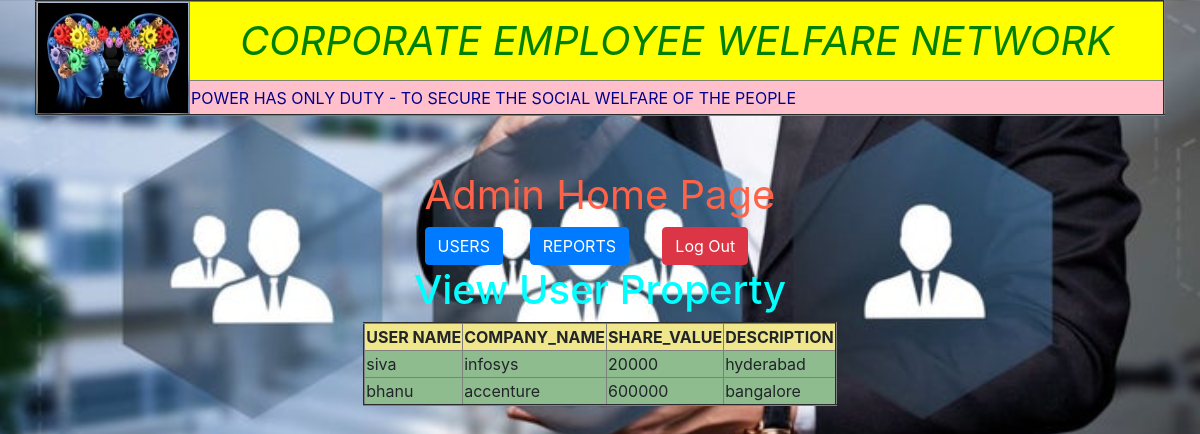
The page /viewsharemarket/ on the database its author committed.
### app_wlfare/models.py (models this page shows)
class SharemarketModel(models.Model):
    name=models.CharField(max_length=40)
    copmany_name=models.CharField(max_length=50)
    share_value=models.IntegerField()
    description=models.CharField(max_length=100)

### app_wlfare/views.py (the view)
# urls.py: path('viewsharemarket/', views.ViewShareMarket.as_view(), name='viewsharemarket'),
class ViewShareMarket(View):
    def get(self,request):
        smm=SharemarketModel.objects.all()
        return render(request,"viewsharemarket.html",{"sm":smm})

### templates/viewsharemarket.html
{% extends "adminhome.html" %}
{% block adminhome %}
    <h1 align="center"style="color:cyan">View User Property</h1>
    <table align="center"border="2"style="background-color: darkseagreen">
        <tr style="background-color: khaki">
            <th>USER NAME</th>
            <th>COMPANY_NAME</th>
            <th>SHARE_VALUE</th>
            <th>DESCRIPTION</th>
        </tr>
        {% for x in sm %}
            <tr>
            <td>{{ x.name }}</td>
            <td>{{ x.copmany_name }}</td>
            <td>{{ x.share_value }}</td>
            <td>{{ x.description }}</td>
        </tr>
        {% endfor %}
    </table>
{% endblock %}

### app_wlfare/static/css/comon.css (style rules this page uses)
body { background-image: url("../images/welfare.JPEG"); background-size: 100%; }

### rows shown on the page
SharemarketModel: name "siva", copmany_name "infosys", share_value "20000", description "hyderabad"
SharemarketModel: name "bhanu", copmany_name "accenture", share_value "600000", description "bangalore"
